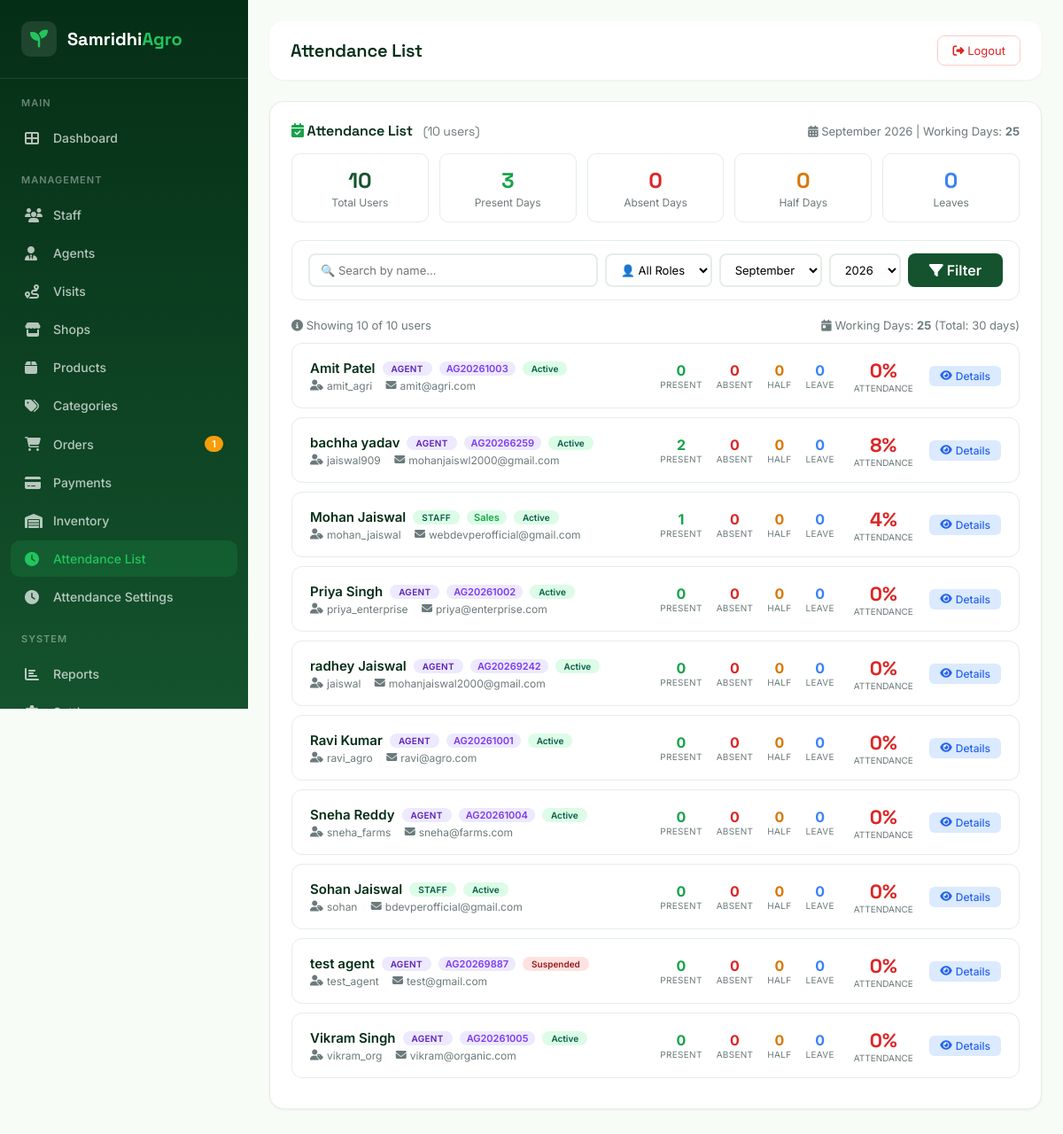
The page /admin/attendance-list.php (signed in) on the database its author committed.
### tables this page shows
CREATE TABLE `users` (
  `id` int(11) NOT NULL,
  `username` varchar(50) NOT NULL,
  `email` varchar(100) NOT NULL,
  `password_hash` varchar(255) NOT NULL,
  `full_name` varchar(100) NOT NULL,
  `phone` varchar(20) DEFAULT NULL,
  `avatar` varchar(255) DEFAULT NULL,
  `role` enum('admin','staff','agent','shop') NOT NULL DEFAULT 'staff',
  `status` enum('active','inactive','suspended') NOT NULL DEFAULT 'active',
  `last_login` datetime DEFAULT NULL,
  `last_ip` varchar(45) DEFAULT NULL,
  `created_at` datetime NOT NULL DEFAULT current_timestamp(),
  `updated_at` datetime NOT NULL DEFAULT current_timestamp() ON UPDATE current_timestamp()
);

### config/database.php (called while the page is built, shortened)
<?php
class Database {
    private static $instance = null;
    private $connection;
    private function __construct() {
        try {
            $dsn = "mysql:host=" . DB_HOST . ";dbname=" . DB_NAME . ";charset=" . DB_CHARSET;
            $options = [
                PDO::ATTR_ERRMODE => PDO::ERRMODE_EXCEPTION,
                PDO::ATTR_DEFAULT_FETCH_MODE => PDO::FETCH_ASSOC,
                PDO::ATTR_EMULATE_PREPARES => false,
                PDO::ATTR_PERSISTENT => false,
                PDO::MYSQL_ATTR_INIT_COMMAND => "SET NAMES utf8mb4",
                PDO::MYSQL_ATTR_USE_BUFFERED_QUERY => true,
            ];
            $this->connection = new PDO($dsn, DB_USER, DB_PASS, $options);
        } catch (PDOException $e) {
            error_log("Database Connection Error: " . $e->getMessage());
            die("
                <!DOCTYPE html>
                <html>
                <head>
                    <title>Database Connection Error</title>
                    <style>
                        body { font-family: Arial, sans-serif; background: #f8f9fa; display: flex; justify-content: center; align-items: center; height: 100vh; margin: 0; }
                        .error-box { background: white; padding: 40px; border-radius: 8px; box-shadow: 0 2px 10px rgba(0,0,0,0.1); max-width: 500px; text-align: center; }
                        h1 { color: #dc3545; margin-bottom: 10px; }
                        p { color: #6c757d; line-height: 1.6; }
                        .icon { font-size: 48px; margin-bottom: 20px; }
                    </style>
                </head>
                <body>
                    <div class='error-box'>
                        <div class='icon'>🔌</div>
                        <h1>Database Connection Failed</h1>
                        <p>Unable to connect to the database. Please check your configuration and ensure the database service is running.</p>
                        <p style='font-size: 12px; color: #999;'>Error: " . htmlspecialchars($e->getMessage()) . "</p>
                    </div>
                </body>
                </html>
            ");
        }
    }
    public static function getInstance() {
        if (self::$instance === null) {
            self::$instance = new self();
        }
        return self::$instance;
    }
    public function query($sql, $params = []) {
        $stmt = $this->connection->prepare($sql);
        $stmt->execute($params);
        return $stmt;
    }
    public function fetchOne($sql, $params = []) {
        $stmt = $this->query($sql, $params);
        return $stmt->fetch();
    }
    public function fetchAll($sql, $params = []) {
        $stmt = $this->query($sql, $params);
        return $stmt->fetchAll();
    }
}
function getDB() {
    return Database::getInstance();
}

### config/functions.php (called while the page is built, shortened)
<?php
function escapeHtml($string)
{
    return htmlspecialchars((string)$string, ENT_QUOTES | ENT_HTML5, 'UTF-8');
}

### admin/attendance-list.php (the view, shortened to what this page needs)
<?php
require_once '../includes/admin_header.php';
$db = getDB();
$role = $_GET['role'] ?? 'all';
$month = isset($_GET['month']) ? (int)$_GET['month'] : date('m');
$year = isset($_GET['year']) ? (int)$_GET['year'] : date('Y');
$search = $_GET['search'] ?? '';
$page = max(1, (int)($_GET['page'] ?? 1));
$perPage = 20;
$offset = ($page - 1) * $perPage;
$startDate = date('Y-m-01', strtotime("$year-$month-01"));
$endDate = date('Y-m-t', strtotime("$year-$month-01"));
$sql = "SELECT holiday_date FROM holidays
        WHERE MONTH(holiday_date) = ? AND YEAR(holiday_date) = ? AND status = 'active'";
$holidays = $db->fetchAll($sql, [$month, $year]);
$holidayDates = array_column($holidays, 'holiday_date');
$sql = "SELECT setting_value FROM attendance_settings WHERE setting_key = 'weekly_holidays'";
$result = $db->fetchOne($sql);
$weeklyHolidays = [];
if ($result && !empty($result['setting_value'])) {
    $weeklyHolidays = explode(',', $result['setting_value']);
    $weeklyHolidays = array_map('trim', $weeklyHolidays);
}
$dayFullNames = ['Monday', 'Tuesday', 'Wednesday', 'Thursday', 'Friday', 'Saturday', 'Sunday'];
$totalDays = date('t', strtotime("$year-$month-01"));
$workingDays = 0;
for ($day = 1; $day <= $totalDays; $day++) {
    $date = date('Y-m-d', strtotime("$year-$month-$day"));
    $dayOfWeek = date('N', strtotime($date));
    $dayName = $dayFullNames[$dayOfWeek - 1];
    if (in_array($date, $holidayDates) || in_array($dayName, $weeklyHolidays)) {
        continue;
    }
    $workingDays++;
}
$whereConditions = ["u.role IN ('staff', 'agent')"];
$params = [];
$whereClause = 'WHERE ' . implode(' AND ', $whereConditions);
$sql = "SELECT COUNT(*) as total FROM users u $whereClause";
$result = $db->fetchOne($sql, $params);
$totalUsers = $result['total'] ?? 0;
$sql = "SELECT u.id, u.full_name, u.username, u.email, u.role, u.status,
        sp.department, sp.designation,
        a.agent_code, a.commission_rate,
        (SELECT COUNT(*) FROM attendance
         WHERE user_id = u.id
         AND status = 'present'
         AND date BETWEEN ? AND ?) as present_days,
        (SELECT COUNT(*) FROM attendance
         WHERE user_id = u.id
         AND status = 'absent'
         AND date BETWEEN ? AND ?) as absent_days,
        (SELECT COUNT(*) FROM attendance
         WHERE user_id = u.id
         AND status = 'half_day'
         AND date BETWEEN ? AND ?) as half_days,
        (SELECT COUNT(*) FROM attendance
         WHERE user_id = u.id
         AND status = 'leave'
         AND date BETWEEN ? AND ?) as leave_days,
        (SELECT COALESCE(SUM(overtime_hours), 0) FROM attendance
         WHERE user_id = u.id
         AND date BETWEEN ? AND ?) as total_overtime,
        (SELECT check_in_time FROM attendance
         WHERE user_id = u.id
         AND date = CURDATE()
         ORDER BY id DESC LIMIT 1) as today_check_in,
        (SELECT check_out_time FROM attendance
         WHERE user_id = u.id
         AND date = CURDATE()
         ORDER BY id DESC LIMIT 1) as today_check_out,
        (SELECT status FROM attendance
         WHERE user_id = u.id
         AND date = CURDATE()
         ORDER BY id DESC LIMIT 1) as today_status
        FROM users u
        LEFT JOIN staff_profiles sp ON u.id = sp.user_id
        LEFT JOIN agents a ON u.id = a.user_id
        $whereClause
        ORDER BY u.full_name ASC
        LIMIT ? OFFSET ?";
$queryParams = array_merge(
    [$startDate, $endDate],
    [$startDate, $endDate],
    [$startDate, $endDate],
    [$startDate, $endDate],
    [$startDate, $endDate],
    $params,
    [$perPage, $offset]
);
$userList = $db->fetchAll($sql, $queryParams);
$roleLabels = [
    'staff' => 'Staff',
    'agent' => 'Agent'
];
$statusColors = [
    'active' => 'badge-success',
    'inactive' => 'badge-warning',
    'suspended' => 'badge-danger'
];
?>
<div class="content-card">
    <div class="card-header">
        <h3 class="card-title">
            <i class="fas fa-calendar-check" style="color: #16A34A;"></i>
            Attendance List
            <span style="font-size: 14px; font-weight: 400; color: #6B7A7B; margin-left: 8px;">
                (<?php echo $totalUsers; ?> users)
            </span>
        </h3>
        <span style="font-size: 13px; color: #6B7A7B;">
            <i class="fas fa-calendar-alt"></i>
            <?php echo date('F Y', strtotime("$year-$month-01")); ?>
            | Working Days: <strong><?php echo $workingDays; ?></strong>
        </span>
    </div>
    <?php
    $totalPresent = 0;
    $totalAbsent = 0;
    $totalHalf = 0;
    $totalLeave = 0;
    foreach ($userList as $user) {
        $totalPresent += $user['present_days'] ?? 0;
        $totalAbsent += $user['absent_days'] ?? 0;
        $totalHalf += $user['half_days'] ?? 0;
        $totalLeave += $user['leave_days'] ?? 0;
    }
    ?>
    <div class="stats-row">
        <div class="stat-box">
            <div class="stat-number" style="color: #14532D;"><?php echo count($userList); ?></div>
            <div class="stat-label">Total Users</div>
        </div>
        <div class="stat-box">
            <div class="stat-number" style="color: #16A34A;"><?php echo $totalPresent; ?></div>
            <div class="stat-label">Present Days</div>
        </div>
        <div class="stat-box">
            <div class="stat-number" style="color: #DC2626;"><?php echo $totalAbsent; ?></div>
            <div class="stat-label">Absent Days</div>
        </div>
        <div class="stat-box">
            <div class="stat-number" style="color: #D97706;"><?php echo $totalHalf; ?></div>
            <div class="stat-label">Half Days</div>
        </div>
        <div class="stat-box">
            <div class="stat-number" style="color: #3B82F6;"><?php echo $totalLeave; ?></div>
            <div class="stat-label">Leaves</div>
        </div>
    </div>
    <div class="filter-bar">
        <form method="GET" style="display: flex; flex-wrap: wrap; gap: 8px; align-items: center; width: 100%;">
            <input type="text" name="search" placeholder="🔍 Search by name..." value="<?php echo escapeHtml($search); ?>" style="flex: 1; min-width: 150px;">
            <select name="role">
                <option value="all" <?php echo $role === 'all' ? 'selected' : ''; ?>>👤 All Roles</option>
            </select>
            <select name="month">
                <?php for ($m = 1; $m <= 12; $m++): ?>
                    <option value="<?php echo $m; ?>" <?php echo $month == $m ? 'selected' : ''; ?>>
                        <?php echo date('F', mktime(0, 0, 0, $m, 1)); ?>
                    </option>
                <?php endfor; ?>
            </select>
            <select name="year">
                <?php for ($y = date('Y'); $y >= date('Y') - 5; $y--): ?>
                    <option value="<?php echo $y; ?>" <?php echo $year == $y ? 'selected' : ''; ?>>
                        <?php echo $y; ?>
                    </option>
                <?php endfor; ?>
            </select>
            <button type="submit" class="btn-filter"><i class="fas fa-filter"></i> Filter</button>
        </form>
    </div>
    <div style="margin-bottom: 12px; font-size: 13px; color: #6B7A7B; display: flex; flex-wrap: wrap; gap: 12px; justify-content: space-between;">
        <span>
            <i class="fas fa-info-circle"></i>
            Showing <?php echo count($userList); ?> of <?php echo $totalUsers; ?> users
        </span>
        <span>
            <i class="fas fa-calendar-day"></i>
            Working Days: <strong><?php echo $workingDays; ?></strong>
            (Total: <?php echo $totalDays; ?> days)
        </span>
    </div>
    <?php if (empty($userList)): ?>
        <div style="text-align: center; padding: 40px 20px; color: #6B7A7B;">
            <i class="fas fa-users-slash" style="font-size: 48px; display: block; margin-bottom: 12px; color: #D1D5DB;"></i>
            <p>No users found matching your criteria</p>
        </div>
    <?php else: ?>
        <?php foreach ($userList as $user):
            $attPercent = $workingDays > 0 ? round(($user['present_days'] ?? 0) / $workingDays * 100) : 0;
            $percentClass = $attPercent >= 80 ? 'high' : ($attPercent >= 50 ? 'medium' : 'low');
        ?>
        <div class="user-card">
            <div class="user-info">
                <div class="user-name">
                    <?php echo escapeHtml($user['full_name']); ?>
                    <span class="role-badge <?php echo $user['role']; ?>">
                        <?php echo $roleLabels[$user['role']] ?? ucfirst($user['role']); ?>
                    </span>
                    <?php if ($user['role'] === 'agent' && $user['agent_code']): ?>
                        <span style="font-size: 11px; color: #7C3AED; background: #EDE9FE; padding: 1px 8px; border-radius: 8px;">
                            <?php echo escapeHtml($user['agent_code']); ?>
                        </span>
                    <?php endif; ?>
                    <?php if ($user['role'] === 'staff' && $user['department']): ?>
                        <span style="font-size: 11px; color: #16A34A; background: #DCFCE7; padding: 1px 8px; border-radius: 8px;">
                            <?php echo escapeHtml($user['department']); ?>
                        </span>
                    <?php endif; ?>
                    <span class="badge-status <?php echo $statusColors[$user['status']] ?? 'badge-secondary'; ?>">
                        <?php echo ucfirst($user['status']); ?>
                    </span>
                </div>
                <div class="user-details">
                    <span><i class="fas fa-user-tag"></i> <?php echo escapeHtml($user['username']); ?></span>
                    <span><i class="fas fa-envelope"></i> <?php echo escapeHtml($user['email']); ?></span>
                </div>
            </div>
            <div class="attendance-summary">
                <div class="att-item">
                    <div class="att-number present"><?php echo $user['present_days'] ?? 0; ?></div>
                    <div class="att-label">Present</div>
                </div>
                <div class="att-item">
                    <div class="att-number absent"><?php echo $user['absent_days'] ?? 0; ?></div>
                    <div class="att-label">Absent</div>
                </div>
                <div class="att-item">
                    <div class="att-number half"><?php echo $user['half_days'] ?? 0; ?></div>
                    <div class="att-label">Half</div>
                </div>
                <div class="att-item">
                    <div class="att-number leave"><?php echo $user['leave_days'] ?? 0; ?></div>
                    <div class="att-label">Leave</div>
                </div>
            </div>
            <div class="attendance-percentage">
                <div class="percent <?php echo $percentClass; ?>"><?php echo $attPercent; ?>%</div>
                <div class="label">Attendance</div>
            </div>
            <div class="user-actions">
                <a href="attendance-manage.php?id=<?php echo $user['id']; ?>&month=<?php echo $month; ?>&year=<?php echo $year; ?>"
                   class="btn-action btn-view" title="View Details">
                    <i class="fas fa-eye"></i> Details
                </a>
            </div>
        </div>
        <?php endforeach; ?>
    <?php endif; ?>
</div>
<?php require_once '../includes/admin_footer.php'; ?>

### rows shown on the page
users: full_name "Amit Patel", role "AGENT", agent_code "AG20261003", status "Active", username "amit_agri", email "amit@agri.com", present_days "0", absent_days "0", half_days "0", leave_days "0", attPercent "0"
users: full_name "bachha yadav", role "AGENT", agent_code "AG20266259", status "Active", username "jaiswal909", email "mohanjaiswl2000@gmail.com", present_days "2", absent_days "0", half_days "0", leave_days "0", attPercent "8"
users: full_name "Mohan Jaiswal", role "STAFF", department "Sales", status "Active", username "mohan_jaiswal", email "webdevperofficial@gmail.com", present_days "1", absent_days "0", half_days "0", leave_days "0", attPercent "4"
users: full_name "Priya Singh", role "AGENT", agent_code "AG20261002", status "Active", username "priya_enterprise", email "priya@enterprise.com", present_days "0", absent_days "0", half_days "0", leave_days "0", attPercent "0"
users: full_name "radhey Jaiswal", role "AGENT", agent_code "AG20269242", status "Active", username "jaiswal", email "mohanjaiswal2000@gmail.com", present_days "0", absent_days "0", half_days "0", leave_days "0", attPercent "0"
users: full_name "Ravi Kumar", role "AGENT", agent_code "AG20261001", status "Active", username "ravi_agro", email "ravi@agro.com", present_days "0", absent_days "0", half_days "0", leave_days "0", attPercent "0"
users: full_name "Sneha Reddy", role "AGENT", agent_code "AG20261004", status "Active", username "sneha_farms", email "sneha@farms.com", present_days "0", absent_days "0", half_days "0", leave_days "0", attPercent "0"
users: full_name "Sohan Jaiswal", role "STAFF", status "Active", username "sohan", email "bdevperofficial@gmail.com", present_days "0", absent_days "0", half_days "0", leave_days "0", attPercent "0"
users: full_name "test agent", role "AGENT", agent_code "AG20269887", status "Suspended", username "test_agent", email "test@gmail.com", present_days "0", absent_days "0", half_days "0", leave_days "0", attPercent "0"
users: full_name "Vikram Singh", role "AGENT", agent_code "AG20261005", status "Active", username "vikram_org", email "vikram@organic.com", present_days "0", absent_days "0", half_days "0", leave_days "0", attPercent "0"

### other values the page prints
$pendingOrders "1"
escapeHtml($pageTitle) "Attendance List"
$totalUsers "10"
date('F Y', strtotime("$year-$month-01")) "September 2026"
$workingDays "25"
count($userList) "10"
$totalPresent "3"
$totalAbsent "0"
$totalHalf "0"
$totalLeave "0"
$totalDays "30"
form field month "September"
form field year "2026"
